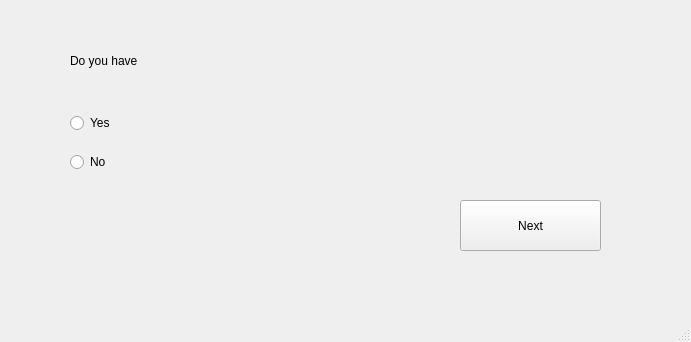
<?xml version="1.0" encoding="UTF-8"?>
<ui version="4.0">
 <class>questions2</class>
 <widget class="QMainWindow" name="questions2">
  <property name="geometry">
   <rect>
    <x>0</x>
    <y>0</y>
    <width>691</width>
    <height>342</height>
   </rect>
  </property>
  <property name="windowTitle">
   <string>MainWindow</string>
  </property>
  <widget class="QWidget" name="centralwidget">
   <widget class="QPushButton" name="pushButton">
    <property name="geometry">
     <rect>
      <x>460</x>
      <y>200</y>
      <width>141</width>
      <height>51</height>
     </rect>
    </property>
    <property name="styleSheet">
     <string notr="true">font: 18pt &quot;Arial&quot;;</string>
    </property>
    <property name="text">
     <string>Next</string>
    </property>
   </widget>
   <widget class="QWidget" name="">
    <property name="geometry">
     <rect>
      <x>70</x>
      <y>40</y>
      <width>381</width>
      <height>41</height>
     </rect>
    </property>
    <layout class="QHBoxLayout" name="horizontalLayout">
     <item>
      <widget class="QLabel" name="label">
       <property name="styleSheet">
        <string notr="true">font: 18pt &quot;Arial&quot;;</string>
       </property>
       <property name="text">
        <string>Do you have</string>
       </property>
      </widget>
     </item>
     <item>
      <widget class="QLabel" name="label_2">
       <property name="styleSheet">
        <string notr="true">font: 16pt &quot;Arial&quot;;</string>
       </property>
       <property name="text">
        <string/>
       </property>
      </widget>
     </item>
    </layout>
   </widget>
   <widget class="QWidget" name="">
    <property name="geometry">
     <rect>
      <x>70</x>
      <y>100</y>
      <width>76</width>
      <height>87</height>
     </rect>
    </property>
    <layout class="QVBoxLayout" name="verticalLayout">
     <item>
      <widget class="QRadioButton" name="radioButton">
       <property name="styleSheet">
        <string notr="true">font: 18pt &quot;Arial&quot;;</string>
       </property>
       <property name="text">
        <string>Yes</string>
       </property>
      </widget>
     </item>
     <item>
      <widget class="QRadioButton" name="radioButton_2">
       <property name="styleSheet">
        <string notr="true">font: 18pt &quot;Arial&quot;;</string>
       </property>
       <property name="text">
        <string>No</string>
       </property>
      </widget>
     </item>
    </layout>
   </widget>
  </widget>
  <widget class="QMenuBar" name="menubar">
   <property name="geometry">
    <rect>
     <x>0</x>
     <y>0</y>
     <width>691</width>
     <height>26</height>
    </rect>
   </property>
  </widget>
  <widget class="QStatusBar" name="statusbar"/>
 </widget>
 <resources/>
 <connections/>
</ui>
